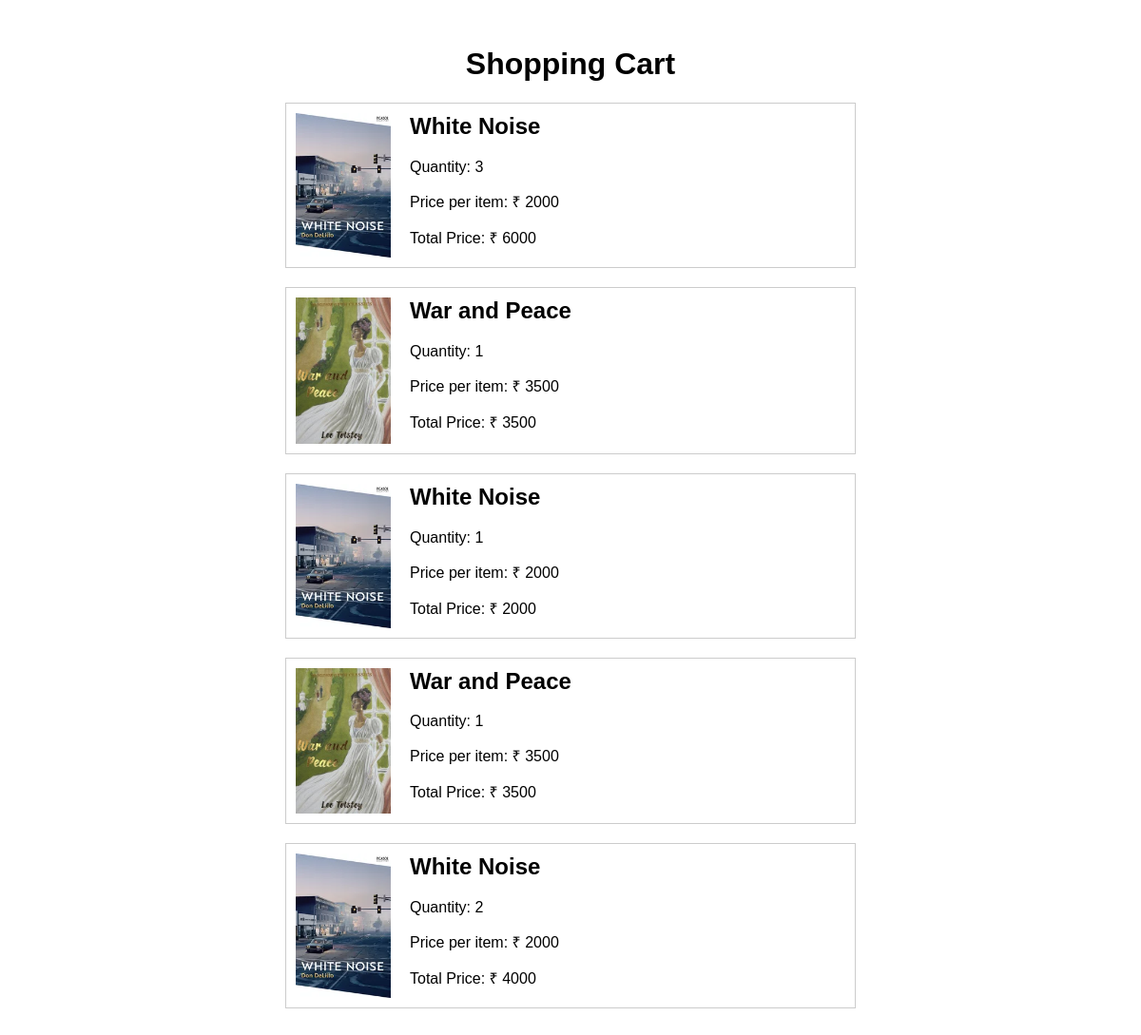
Page /add (signed in) on the committed database.
### TestApp/models.py (models this page shows, shortened)
class CartModel(models.Model):
    id = models.AutoField(primary_key=True)
    user_id = models.ForeignKey(UserModel, on_delete=models.CASCADE)
    book_id = models.ForeignKey(BookModel, on_delete=models.CASCADE)
    quantity = models.IntegerField(default=1)
    class Meta:
        db_table = 'cart_table'

class BookModel(models.Model):
    id = models.AutoField(primary_key=True)
    title = models.CharField(max_length=400)
    author = models.ForeignKey(UserModel, on_delete=models.CASCADE)
    category = models.ForeignKey(BookCategoryModel, on_delete=models.CASCADE)
    image = models.ImageField(upload_to='Media')
    price = models.CharField(max_length=50)
    description = models.TextField(max_length=100)
    class Meta:
        db_table = 'book_table'

### TestApp/views.py (the view)
# urls.py: path("add", views.cart, name='cart'),
def cart(request):
    if 'user' in request.session:
        print(request.session['user'])
        user_id = request.session['user']
        cart_items = CartModel.objects.filter(user_id__name=user_id)
        for item in cart_items:
            item.total_price = item.quantity * int(item.book_id.price)
        return render(request, 'cart.html', {'book': cart_items})
    return redirect('/login')

### Template/cart.html (shortened to what this page needs)
<!DOCTYPE html>
<html lang="en">
<head>
</head>
<body>
    <div class="container">
        <h1>Shopping Cart</h1>
        {% if book %}
            {% for x in book %}
                <div class="product">
                    <img src="{{ x.book_id.image.url }}" alt="Product Image">
                    <div class="product-info">
                        <h2>{{ x.book_id.title }}</h2>
                        <p>Quantity: {{ x.quantity }}</p>
                        <p>Price per item: ₹ {{ x.book_id.price }}</p>
                        <p>Total Price: ₹ {{ x.total_price }}</p>
                    </div>
                </div>
            {% endfor %}
        {% else %}
            <p>Your cart is empty.</p>
        {% endif %}
    </div>
</body>
</html>

### Template/cart.html (style rules this page uses)
body { font-family: Arial, sans-serif; }
.container { max-width: 600px; margin: 0 auto; padding: 20px; }
h1 { text-align: center; }
.product { border: 1px solid #ccc; margin-bottom: 20px; padding: 10px; display: flex; }
.product img { max-width: 100px; margin-right: 20px; }
.product-info { text-align: left; }
.product-info h2 { margin-top: 0; }
.product-info p { margin-bottom: 10px; }

### rows in the picture
CartModel: book_id.image (picture), book_id "White Noise", quantity "3", book_id.price "2000", total_price "6000"
CartModel: book_id.image (picture), book_id "War and Peace", quantity "1", book_id.price "3500", total_price "3500"
CartModel: book_id.image (picture), book_id "White Noise", quantity "1", book_id.price "2000", total_price "2000"
CartModel: book_id.image (picture), book_id "War and Peace", quantity "1", book_id.price "3500", total_price "3500"
CartModel: book_id.image (picture), book_id "White Noise", quantity "2", book_id.price "2000", total_price "4000"
